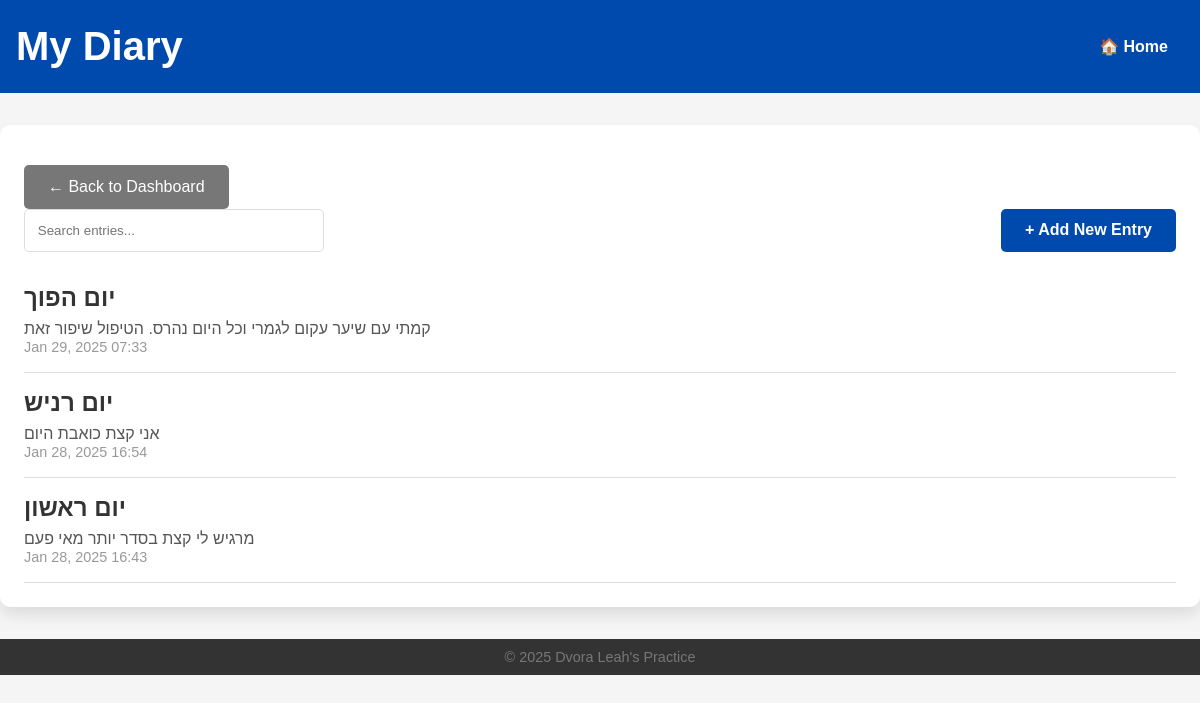
The page /dashboard/diary/ (signed in) on the database its author committed.
### therapist/models.py (models this page shows, shortened)
class DiaryEntry(models.Model):
    user = models.ForeignKey(settings.AUTH_USER_MODEL, on_delete=models.CASCADE)
    title = models.CharField(max_length=100)
    content = models.TextField()
    date = models.DateTimeField(auto_now_add=True)

### therapist/views.py (the view)
# urls.py: path('dashboard/diary/', views.diary, name='diary'),
@login_required
def diary(request):
    entries = DiaryEntry.objects.filter(user=request.user).order_by('-date')
    return render(request, 'therapist/diary.html', {'entries': entries})

### therapist/templates/therapist/diary.html (shortened to what this page needs)
<!DOCTYPE html>
<html lang="en">
<head>
    {% load static %}
    <link rel="stylesheet" href="{% static 'css/style.css' %}">
</head>
<body>
    <header>
        <h1>My Diary</h1>
        <div class="nav-links">
            <a href="/">🏠 Home</a>
        </div>
    </header>
    <div class="container">
        <a href="/dashboard/" class="back-button">← Back to Dashboard</a>
        <div class="actions">
            <input type="text" id="search" placeholder="Search entries..." onkeyup="filterEntries()">
            <button onclick="openAddEntryModal()">+ Add New Entry</button>
        </div>
        <div class="entries" id="entries">
            {% if entries %}
                {% for entry in entries %}
                <div class="entry">
                    <h3>{{ entry.title }}</h3>
                    <p>{{ entry.content }}</p>
                    <time>{{ entry.date|date:"M d, Y H:i" }}</time>
                </div>
                {% endfor %}
            {% else %}
            <div class="no-entries">No entries found. Start by adding your first diary entry!</div>
            {% endif %}
        </div>
    </div>
    <footer>
        <p>© 2025 Dvora Leah's Practice</p>
    </footer>
</body>
</html>

### static/css/style.css (style rules this page uses)
body { font-family: Arial, sans-serif; margin: 0; padding: 0; background-color: #f9f9f9; color: #333; }
header { text-align: center; background-color: #007bff; color: white; padding: 20px; }
footer { text-align: center; background-color: #333; color: white; padding: 10px; position: relative; bottom: 0; width: 100%; }
footer { position: relative; z-index: 1; }

### therapist/templates/therapist/diary.html (style rules this page uses)
* { margin: 0; padding: 0; box-sizing: border-box; }
body { font-family: 'Arial', sans-serif; background-color: #f5f5f5; color: #333; }
header { background-color: #004aad; color: white; text-align: center; padding: 1.5rem 1rem; display: flex; justify-content: space-between; align-items: center; }
header h1 { font-size: 2.5rem; }
header .nav-links { display: flex; gap: 1rem; }
.nav-links a { color: white; font-size: 1rem; text-decoration: none; font-weight: bold; padding: 0.6rem 1rem; border-radius: 5px; transition: background 0.3s ease; }
.container { max-width: 1200px; margin: 2rem auto; padding: 1.5rem; background: white; border-radius: 10px; box-shadow: 0 8px 15px rgba(0, 0, 0, 0.1); }
.actions { display: flex; justify-content: space-between; align-items: center; margin-bottom: 1rem; }
.actions input[type="text"] { width: 100%; max-width: 300px; padding: 0.8rem; border: 1px solid #ddd; border-radius: 5px; }
.actions button { background-color: #004aad; color: white; font-size: 1rem; font-weight: bold; padding: 0.8rem 1.5rem; border: none; border-radius: 5px; cursor: pointer; transition: background-color 0.3s ease; }
.entries { margin-top: 1rem; }
.entry { border-bottom: 1px solid #ddd; padding: 1rem 0; }
.entry h3 { font-size: 1.5rem; margin-bottom: 0.5rem; }
.entry p { font-size: 1rem; color: #555; }
.entry time { font-size: 0.9rem; color: #999; }
.back-button { display: inline-block; background-color: #777; color: white; font-size: 1rem; padding: 0.8rem 1.5rem; border-radius: 5px; text-decoration: none; margin-top: 1rem; transition: background-color 0.3s ease; }
footer { margin-top: 2rem; text-align: center; color: #777; font-size: 0.9rem; }

### rows shown on the page
DiaryEntry: title "יום הפוך", content "קמתי עם שיער עקום לגמרי וכל היום נהרס. הטיפול שיפור זאת", date "Jan 29, 2025 07:33"
DiaryEntry: title "יום רניש", content "אני קצת כואבת היום", date "Jan 28, 2025 16:54"
DiaryEntry: title "יום ראשון", content "מרגיש לי קצת בסדר יותר מאי פעם", date "Jan 28, 2025 16:43"
